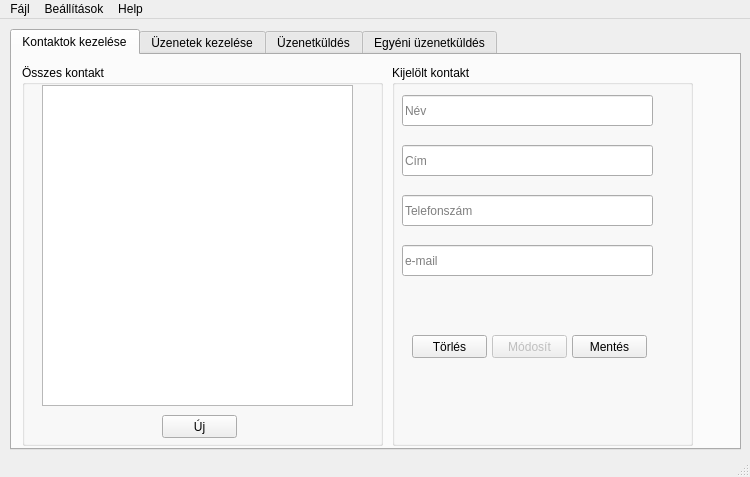
<?xml version="1.0" encoding="UTF-8"?>
<ui version="4.0">
 <class>MainWindow</class>
 <widget class="QMainWindow" name="MainWindow">
  <property name="geometry">
   <rect>
    <x>0</x>
    <y>0</y>
    <width>750</width>
    <height>477</height>
   </rect>
  </property>
  <property name="windowTitle">
   <string>SMS-küldő vezérlőablak</string>
  </property>
  <widget class="QWidget" name="centralWidget">
   <widget class="QTabWidget" name="Tabs">
    <property name="geometry">
     <rect>
      <x>10</x>
      <y>10</y>
      <width>731</width>
      <height>421</height>
     </rect>
    </property>
    <property name="currentIndex">
     <number>0</number>
    </property>
    <widget class="QWidget" name="Contacts">
     <property name="toolTip">
      <string>&lt;html&gt;&lt;head/&gt;&lt;body&gt;&lt;p&gt;&lt;br/&gt;&lt;/p&gt;&lt;/body&gt;&lt;/html&gt;</string>
     </property>
     <attribute name="title">
      <string>Kontaktok kezelése</string>
     </attribute>
     <widget class="QGroupBox" name="groupBox">
      <property name="geometry">
       <rect>
        <x>10</x>
        <y>10</y>
        <width>361</width>
        <height>381</height>
       </rect>
      </property>
      <property name="title">
       <string>Összes kontakt</string>
      </property>
      <widget class="QListWidget" name="ListAllCont">
       <property name="geometry">
        <rect>
         <x>20</x>
         <y>20</y>
         <width>311</width>
         <height>321</height>
        </rect>
       </property>
       <property name="toolTip">
        <string notr="true"/>
       </property>
      </widget>
      <widget class="QPushButton" name="NewCont">
       <property name="geometry">
        <rect>
         <x>140</x>
         <y>350</y>
         <width>75</width>
         <height>23</height>
        </rect>
       </property>
       <property name="text">
        <string>Új</string>
       </property>
      </widget>
     </widget>
     <widget class="QGroupBox" name="groupBox_2">
      <property name="geometry">
       <rect>
        <x>380</x>
        <y>10</y>
        <width>301</width>
        <height>381</height>
       </rect>
      </property>
      <property name="title">
       <string>Kijelölt kontakt</string>
      </property>
      <widget class="QPushButton" name="SaveCont">
       <property name="geometry">
        <rect>
         <x>180</x>
         <y>270</y>
         <width>75</width>
         <height>23</height>
        </rect>
       </property>
       <property name="text">
        <string>Mentés</string>
       </property>
      </widget>
      <widget class="QPushButton" name="DeleteCont">
       <property name="geometry">
        <rect>
         <x>20</x>
         <y>270</y>
         <width>75</width>
         <height>23</height>
        </rect>
       </property>
       <property name="text">
        <string>Törlés</string>
       </property>
      </widget>
      <widget class="QPushButton" name="UpdateCont">
       <property name="enabled">
        <bool>false</bool>
       </property>
       <property name="geometry">
        <rect>
         <x>100</x>
         <y>270</y>
         <width>75</width>
         <height>23</height>
        </rect>
       </property>
       <property name="text">
        <string>Módosít</string>
       </property>
      </widget>
      <widget class="QLineEdit" name="Mail">
       <property name="geometry">
        <rect>
         <x>10</x>
         <y>180</y>
         <width>251</width>
         <height>31</height>
        </rect>
       </property>
       <property name="text">
        <string/>
       </property>
       <property name="placeholderText">
        <string>e-mail</string>
       </property>
      </widget>
      <widget class="QLineEdit" name="Phone">
       <property name="geometry">
        <rect>
         <x>10</x>
         <y>130</y>
         <width>251</width>
         <height>31</height>
        </rect>
       </property>
       <property name="text">
        <string/>
       </property>
       <property name="placeholderText">
        <string>Telefonszám</string>
       </property>
      </widget>
      <widget class="QLineEdit" name="Address">
       <property name="geometry">
        <rect>
         <x>10</x>
         <y>80</y>
         <width>251</width>
         <height>31</height>
        </rect>
       </property>
       <property name="text">
        <string/>
       </property>
       <property name="placeholderText">
        <string>Cím</string>
       </property>
      </widget>
      <widget class="QLineEdit" name="Name">
       <property name="geometry">
        <rect>
         <x>10</x>
         <y>30</y>
         <width>251</width>
         <height>31</height>
        </rect>
       </property>
       <property name="text">
        <string/>
       </property>
       <property name="placeholderText">
        <string>Név</string>
       </property>
      </widget>
     </widget>
     <zorder>groupBox_2</zorder>
     <zorder>groupBox</zorder>
    </widget>
    <widget class="QWidget" name="Usual">
     <attribute name="title">
      <string>Üzenetek kezelése</string>
     </attribute>
     <widget class="QGroupBox" name="groupBox_6">
      <property name="geometry">
       <rect>
        <x>20</x>
        <y>10</y>
        <width>311</width>
        <height>371</height>
       </rect>
      </property>
      <property name="title">
       <string>Összes üzenet</string>
      </property>
      <widget class="QListWidget" name="ListAllMess">
       <property name="geometry">
        <rect>
         <x>20</x>
         <y>20</y>
         <width>271</width>
         <height>311</height>
        </rect>
       </property>
      </widget>
      <widget class="QPushButton" name="NewMess">
       <property name="geometry">
        <rect>
         <x>90</x>
         <y>340</y>
         <width>131</width>
         <height>23</height>
        </rect>
       </property>
       <property name="text">
        <string>Új üzenet felvétele</string>
       </property>
      </widget>
     </widget>
     <widget class="QGroupBox" name="groupBox_7">
      <property name="geometry">
       <rect>
        <x>370</x>
        <y>10</y>
        <width>331</width>
        <height>371</height>
       </rect>
      </property>
      <property name="title">
       <string>Kiválasztott üzenet</string>
      </property>
      <widget class="QLineEdit" name="MessId">
       <property name="geometry">
        <rect>
         <x>30</x>
         <y>20</y>
         <width>191</width>
         <height>31</height>
        </rect>
       </property>
       <property name="text">
        <string/>
       </property>
       <property name="placeholderText">
        <string>Név/Azonosító</string>
       </property>
      </widget>
      <widget class="QTextEdit" name="MessSelect">
       <property name="geometry">
        <rect>
         <x>30</x>
         <y>60</y>
         <width>271</width>
         <height>221</height>
        </rect>
       </property>
      </widget>
      <widget class="QPushButton" name="DeleteMess">
       <property name="geometry">
        <rect>
         <x>40</x>
         <y>300</y>
         <width>75</width>
         <height>23</height>
        </rect>
       </property>
       <property name="text">
        <string>Törlés</string>
       </property>
      </widget>
      <widget class="QPushButton" name="SaveMess">
       <property name="geometry">
        <rect>
         <x>220</x>
         <y>300</y>
         <width>75</width>
         <height>23</height>
        </rect>
       </property>
       <property name="text">
        <string>Mentés</string>
       </property>
      </widget>
      <widget class="QPushButton" name="UpdateMess">
       <property name="enabled">
        <bool>false</bool>
       </property>
       <property name="geometry">
        <rect>
         <x>130</x>
         <y>300</y>
         <width>75</width>
         <height>23</height>
        </rect>
       </property>
       <property name="text">
        <string>Módosít</string>
       </property>
      </widget>
     </widget>
    </widget>
    <widget class="QWidget" name="Messages">
     <attribute name="title">
      <string>Üzenetküldés</string>
     </attribute>
     <widget class="QGroupBox" name="groupBox_3">
      <property name="geometry">
       <rect>
        <x>20</x>
        <y>10</y>
        <width>311</width>
        <height>371</height>
       </rect>
      </property>
      <property name="title">
       <string>Nevek</string>
      </property>
      <widget class="QListWidget" name="ListAllCont2">
       <property name="geometry">
        <rect>
         <x>20</x>
         <y>50</y>
         <width>271</width>
         <height>311</height>
        </rect>
       </property>
      </widget>
      <widget class="QRadioButton" name="AllCont">
       <property name="geometry">
        <rect>
         <x>70</x>
         <y>20</y>
         <width>82</width>
         <height>17</height>
        </rect>
       </property>
       <property name="text">
        <string>Összes</string>
       </property>
      </widget>
      <widget class="QRadioButton" name="CustomCont">
       <property name="geometry">
        <rect>
         <x>170</x>
         <y>20</y>
         <width>82</width>
         <height>17</height>
        </rect>
       </property>
       <property name="text">
        <string>Egyéni</string>
       </property>
       <property name="checked">
        <bool>true</bool>
       </property>
      </widget>
     </widget>
     <widget class="QGroupBox" name="groupBox_4">
      <property name="geometry">
       <rect>
        <x>360</x>
        <y>10</y>
        <width>341</width>
        <height>61</height>
       </rect>
      </property>
      <property name="title">
       <string>Üzenet</string>
      </property>
      <widget class="QComboBox" name="MessList">
       <property name="geometry">
        <rect>
         <x>20</x>
         <y>20</y>
         <width>301</width>
         <height>31</height>
        </rect>
       </property>
      </widget>
     </widget>
     <widget class="QGroupBox" name="groupBox_5">
      <property name="geometry">
       <rect>
        <x>360</x>
        <y>80</y>
        <width>341</width>
        <height>301</height>
       </rect>
      </property>
      <property name="title">
       <string>Címzettek</string>
      </property>
      <widget class="QListWidget" name="ContToSend">
       <property name="geometry">
        <rect>
         <x>20</x>
         <y>20</y>
         <width>301</width>
         <height>231</height>
        </rect>
       </property>
      </widget>
      <widget class="QPushButton" name="DeleteFromSend">
       <property name="geometry">
        <rect>
         <x>70</x>
         <y>260</y>
         <width>81</width>
         <height>31</height>
        </rect>
       </property>
       <property name="text">
        <string>Töröl</string>
       </property>
      </widget>
      <widget class="QPushButton" name="Send">
       <property name="geometry">
        <rect>
         <x>190</x>
         <y>260</y>
         <width>81</width>
         <height>31</height>
        </rect>
       </property>
       <property name="text">
        <string>Küld</string>
       </property>
      </widget>
     </widget>
    </widget>
    <widget class="QWidget" name="Custom">
     <attribute name="title">
      <string>Egyéni üzenetküldés</string>
     </attribute>
     <widget class="QGroupBox" name="groupBox_8">
      <property name="geometry">
       <rect>
        <x>20</x>
        <y>20</y>
        <width>301</width>
        <height>351</height>
       </rect>
      </property>
      <property name="title">
       <string>Összes kontakt</string>
      </property>
      <widget class="QListWidget" name="ListAllCont3">
       <property name="geometry">
        <rect>
         <x>10</x>
         <y>20</y>
         <width>281</width>
         <height>321</height>
        </rect>
       </property>
      </widget>
     </widget>
     <widget class="QGroupBox" name="groupBox_10">
      <property name="geometry">
       <rect>
        <x>350</x>
        <y>20</y>
        <width>351</width>
        <height>351</height>
       </rect>
      </property>
      <property name="title">
       <string>Címzettek</string>
      </property>
      <widget class="QListWidget" name="ContToSend2">
       <property name="geometry">
        <rect>
         <x>10</x>
         <y>20</y>
         <width>331</width>
         <height>281</height>
        </rect>
       </property>
      </widget>
      <widget class="QPushButton" name="Send2">
       <property name="geometry">
        <rect>
         <x>200</x>
         <y>310</y>
         <width>71</width>
         <height>31</height>
        </rect>
       </property>
       <property name="text">
        <string>Küld</string>
       </property>
      </widget>
      <widget class="QPushButton" name="DeleteFromSend2">
       <property name="geometry">
        <rect>
         <x>90</x>
         <y>310</y>
         <width>71</width>
         <height>31</height>
        </rect>
       </property>
       <property name="text">
        <string>Töröl</string>
       </property>
      </widget>
     </widget>
    </widget>
   </widget>
  </widget>
  <widget class="QMenuBar" name="menuBar">
   <property name="geometry">
    <rect>
     <x>0</x>
     <y>0</y>
     <width>750</width>
     <height>21</height>
    </rect>
   </property>
   <widget class="QMenu" name="menuFile">
    <property name="title">
     <string>Fájl</string>
    </property>
    <addaction name="actionImportContacts"/>
    <addaction name="actionImportMessages"/>
    <addaction name="actionSave"/>
    <addaction name="separator"/>
    <addaction name="actionExit"/>
   </widget>
   <widget class="QMenu" name="menuSettings">
    <property name="title">
     <string>Beállítások</string>
    </property>
    <addaction name="actionPort"/>
   </widget>
   <widget class="QMenu" name="menuHelp">
    <property name="title">
     <string>Help</string>
    </property>
    <addaction name="actionContent"/>
    <addaction name="actionContact"/>
   </widget>
   <addaction name="menuFile"/>
   <addaction name="menuSettings"/>
   <addaction name="menuHelp"/>
  </widget>
  <widget class="QStatusBar" name="statusBar"/>
  <action name="actionImportContacts">
   <property name="text">
    <string>Kontaktok Importálása</string>
   </property>
   <property name="shortcut">
    <string>Ctrl+K</string>
   </property>
  </action>
  <action name="actionExit">
   <property name="text">
    <string>Kilépés</string>
   </property>
   <property name="shortcut">
    <string>Ctrl+Q</string>
   </property>
  </action>
  <action name="actionPort">
   <property name="text">
    <string>Port</string>
   </property>
   <property name="shortcut">
    <string>Ctrl+P</string>
   </property>
  </action>
  <action name="actionSave">
   <property name="text">
    <string>Mentés</string>
   </property>
   <property name="shortcut">
    <string>Ctrl+S</string>
   </property>
  </action>
  <action name="actionContent">
   <property name="text">
    <string>Tartalom</string>
   </property>
   <property name="shortcut">
    <string>F1</string>
   </property>
  </action>
  <action name="actionContact">
   <property name="text">
    <string>Névjegy</string>
   </property>
   <property name="shortcut">
    <string>F2</string>
   </property>
  </action>
  <action name="actionImportMessages">
   <property name="text">
    <string>Üzenetek importálása</string>
   </property>
   <property name="shortcut">
    <string>Ctrl+M</string>
   </property>
  </action>
 </widget>
 <layoutdefault spacing="6" margin="11"/>
 <resources/>
 <connections/>
</ui>
